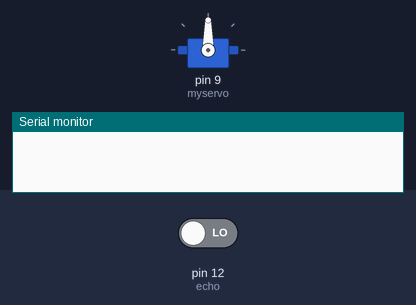
This sketch was run on a simulated Arduino Uno, built with avr-gcc and run on an emulated ATmega328P. Shown: servo, the last lines printed to the serial monitor. The inputs (shaded band) are chosen by the test bench; at power-on: pin 12 (echo) LOW.

Above: at 0.05 s.
At 1.9 s:
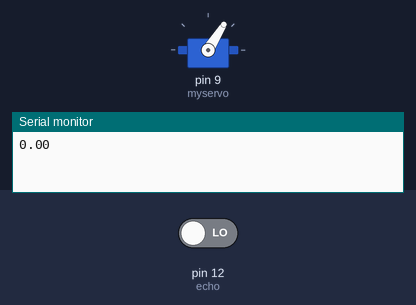
At 3.75 s:
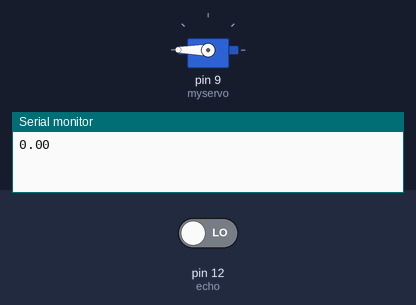
At 7.45 s:
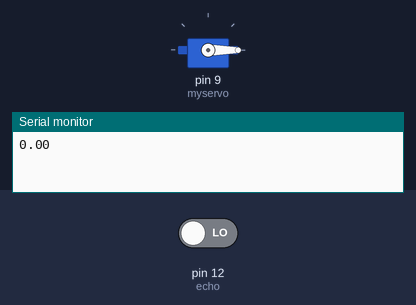
Timing chart, 0 to 9.7 s (numbered marks = the images above):
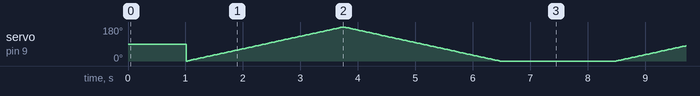

The sketch:

robo_sanitizer.ino
```cpp
#include <Servo.h>

Servo myservo;
int pos = 0;// create servo object to control a servo
void setup() {
  // put your setup code here, to run once:
pinMode(13,OUTPUT);//trig
pinMode(12,INPUT);//echo


  myservo.attach(9);  // attaches the servo on pin 9 to the servo object
  Serial.begin(9600);
}

void loop() {
  // put your main code here, to run repeatedly:
digitalWrite(13,LOW);//trig
delay(2);
digitalWrite(13,HIGH);
delay(10);
digitalWrite(13,LOW);
float dur=pulseIn(12,HIGH);
float dis=(0.067*dur);
Serial.println(dis);
if(dis<=50)
{

  for (pos = 0; pos <= 180; pos += 1) { // goes from 0 degrees to 180 degrees
    // in steps of 1 degree
    myservo.write(pos);              // tell servo to go to position in variable 'pos'
    delay(15);                       // waits 15ms for the servo to reach the position
  }
  for (pos = 180; pos >= 0; pos -= 1) { // goes from 180 degrees to 0 degrees
    myservo.write(pos);              // tell servo to go to position in variable 'pos'
    delay(15);                       // waits 15ms for the servo to reach the position
  }

  delay(1000);

}
}
```
